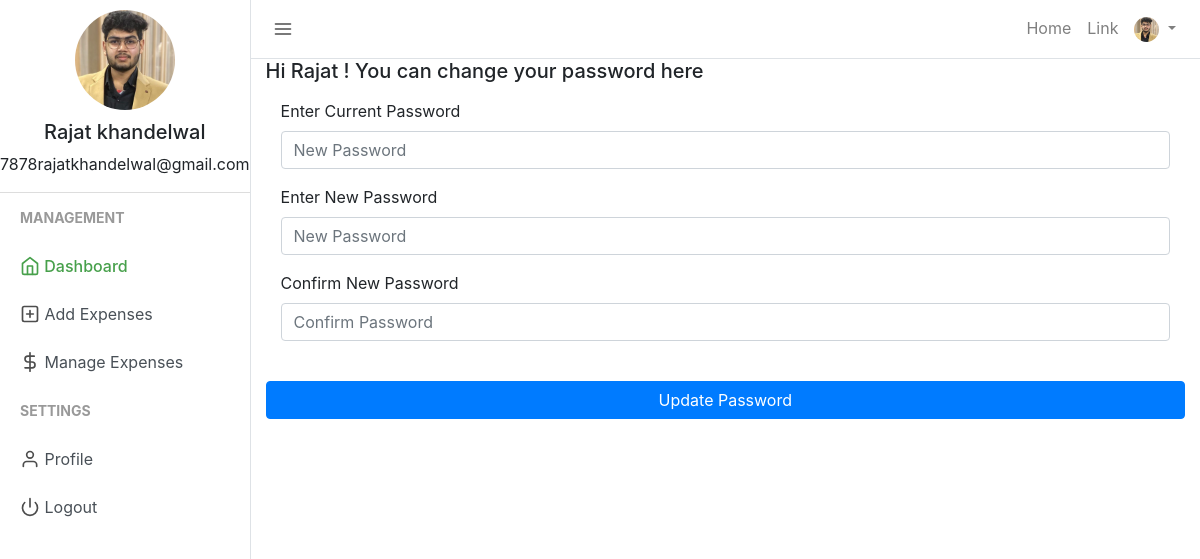
/change_password.php (signed in), run on the app's committed database.
### tables this page shows
CREATE TABLE `users` (
  `user_id` int(11) NOT NULL,
  `firstname` varchar(50) NOT NULL,
  `lastname` varchar(25) NOT NULL,
  `email` varchar(50) NOT NULL,
  `profile_path` varchar(50) NOT NULL DEFAULT 'default_profile.png',
  `password` varchar(50) NOT NULL,
  `trn_date` datetime NOT NULL
);

### session.php (called while the page is built, shortened)
<?php
include("config.php");
$sess_email = $_SESSION["email"];
$sql = "SELECT user_id, firstname, lastname, email, profile_path FROM users WHERE email = '$sess_email'";
$result = $con->query($sql);
if ($result->num_rows > 0) {
  while($row = $result->fetch_assoc()) {
    $firstname = $row["firstname"];
    $username =$row["firstname"]." ".$row["lastname"];
    $useremail=$row["email"];
    $userprofile="uploads/".$row["profile_path"];
  }
} else {
    $userid="GHX1Y2";
    $username ="Jhon Doe";
    $useremail="mailid@domain.com";
    $userprofile="Uploads/default_profile.png";
}
?>

### change_password.php (the view, shortened to what this page needs)
<?php
include("session.php");
?>
<!DOCTYPE html>
<html lang="en">
<head>
    <link href="css/bootstrap.min.css" rel="stylesheet">
    <link href="css/style.css" rel="stylesheet">
</head>
<body>
    <div class="d-flex" id="wrapper">
        <div class="border-right" id="sidebar-wrapper">
            <div class="user">
                <img class="img img-fluid rounded-circle" src="<?php echo $userprofile ?>" width="120">
                <h5><?php echo $username ?></h5>
                <p><?php echo $useremail ?></p>
            </div>
            <div class="sidebar-heading">Management</div>
            <div class="list-group list-group-flush">
                <a href="index.php" class="list-group-item list-group-item-action sidebar-active"><span data-feather="home"></span> Dashboard</a>
                <a href="add_expense.php" class="list-group-item list-group-item-action "><span data-feather="plus-square"></span> Add Expenses</a>
                <a href="manage_expense.php" class="list-group-item list-group-item-action "><span data-feather="dollar-sign"></span> Manage Expenses</a>
            </div>
            <div class="sidebar-heading">Settings </div>
            <div class="list-group list-group-flush">
                <a href="profile.php" class="list-group-item list-group-item-action "><span data-feather="user"></span> Profile</a>
                <a href="logout.php" class="list-group-item list-group-item-action "><span data-feather="power"></span> Logout</a>
            </div>
        </div>
        <div id="page-content-wrapper">
            <nav class="navbar navbar-expand-lg navbar-light  border-bottom">
                <button class="toggler" type="button" id="menu-toggle" aria-expanded="false">
                    <span data-feather="menu"></span>
                </button>
                <div class="collapse navbar-collapse" id="navbarSupportedContent">
                    <ul class="navbar-nav ml-auto mt-2 mt-lg-0">
                        <li class="nav-item">
                            <a class="nav-link" href="#">Home <span class="sr-only">(current)</span></a>
                        </li>
                        <li class="nav-item">
                            <a class="nav-link" href="#">Link</a>
                        </li>
                        <li class="nav-item dropdown">
                            <a class="nav-link dropdown-toggle" href="#" id="navbarDropdown" role="button" data-toggle="dropdown" aria-haspopup="true" aria-expanded="false">
                                <img class="img img-fluid rounded-circle" src="<?php echo $userprofile ?>" width="25">
                            </a>
                        </li>
                    </ul>
                </div>
            </nav>
            <div class="container-fluid">
                <h5>Hi <?php echo $firstname ?>! You can change your password here</h5>
                <div class="row mt-3">
                    <div class="col-md">
                        <form class="form" action="" method="post" id="registrationForm" autocomplete="off">
                            <div class="form-group">
                                <div class="col">
                                    <label for="password">
                                        Enter Current Password
                                    </label>
                                    <input type="password" class="form-control" name="curr_password" id="password" placeholder="New Password">
                                </div>
                            </div>
                            <div class="form-group">
                                <div class="col">
                                    <label for="password">
                                        Enter New Password
                                    </label>
                                    <input type="password" class="form-control" name="new_password" id="password" placeholder="New Password">
                                </div>
                            </div>
                            <div class="form-group">
                                <div class="col">
                                    <label for="password2">
                                        Confirm New Password
                                    </label>
                                    <input type="password" class="form-control" name="confirm_new_password" id="confirm_password" placeholder="Confirm Password">
                                </div>
                            </div>
                            <div class="form-group">
                                <div class="col-xs-12">
                                    <br>
                                    <button class="btn btn-block btn-primary" name="updatepassword" type="submit">Update Password</button>
                                </div>
                            </div>
                        </form>
                    </div>
                </div>
            </div>
        </div>
    </div>
</body>
</html>

### css/style.css (style rules this page uses)
body { background-color: #000000; }
.feather { width: 20px; height: 20px; stroke: #4d4d4d; stroke-width: 2; stroke-linecap: round; stroke-linejoin: round; fill: none; vertical-align: text-bottom; }
.list-group { background-color: #ffffff; }
.list-group-item { border: none; }
.user { text-align: center; border-bottom: 1px solid #ddd; }
.user img { padding: 10px; }
.toggler { color: #000; background-color: #fff; border: none; outline: none; }
.sidebar-active { color: #47a04b; font-weight: 500; }
.sidebar-active .feather { stroke: #47a04b; font-weight: 500; }
#wrapper { overflow-x: hidden; background-color: #fff; }
#sidebar-wrapper { min-height: 100vh; margin-left: -15rem; -webkit-transition: margin 0.25s ease-out; -moz-transition: margin 0.25s ease-out; -o-transition: margin 0.25s ease-out; transition: margin 0.25s ease-out; }
#sidebar-wrapper .sidebar-heading { padding: 0.875rem 1.25rem; font-size: 14px; font-weight: bold; text-transform: uppercase; color: #999; }
#sidebar-wrapper .list-group { width: 15rem; }
#page-content-wrapper { min-width: 100vw; }
@media (min-width: 768px) { #sidebar-wrapper { margin-left: 0; } }
@media (min-width: 768px) { #page-content-wrapper { min-width: 0; width: 100%; } }
.container-fluid { margin-right: 20px; }

### data on the page
users: profile_path (picture), username "Rajat khandelwal", email "7878rajatkhandelwal@gmail.com", firstname "Rajat"
